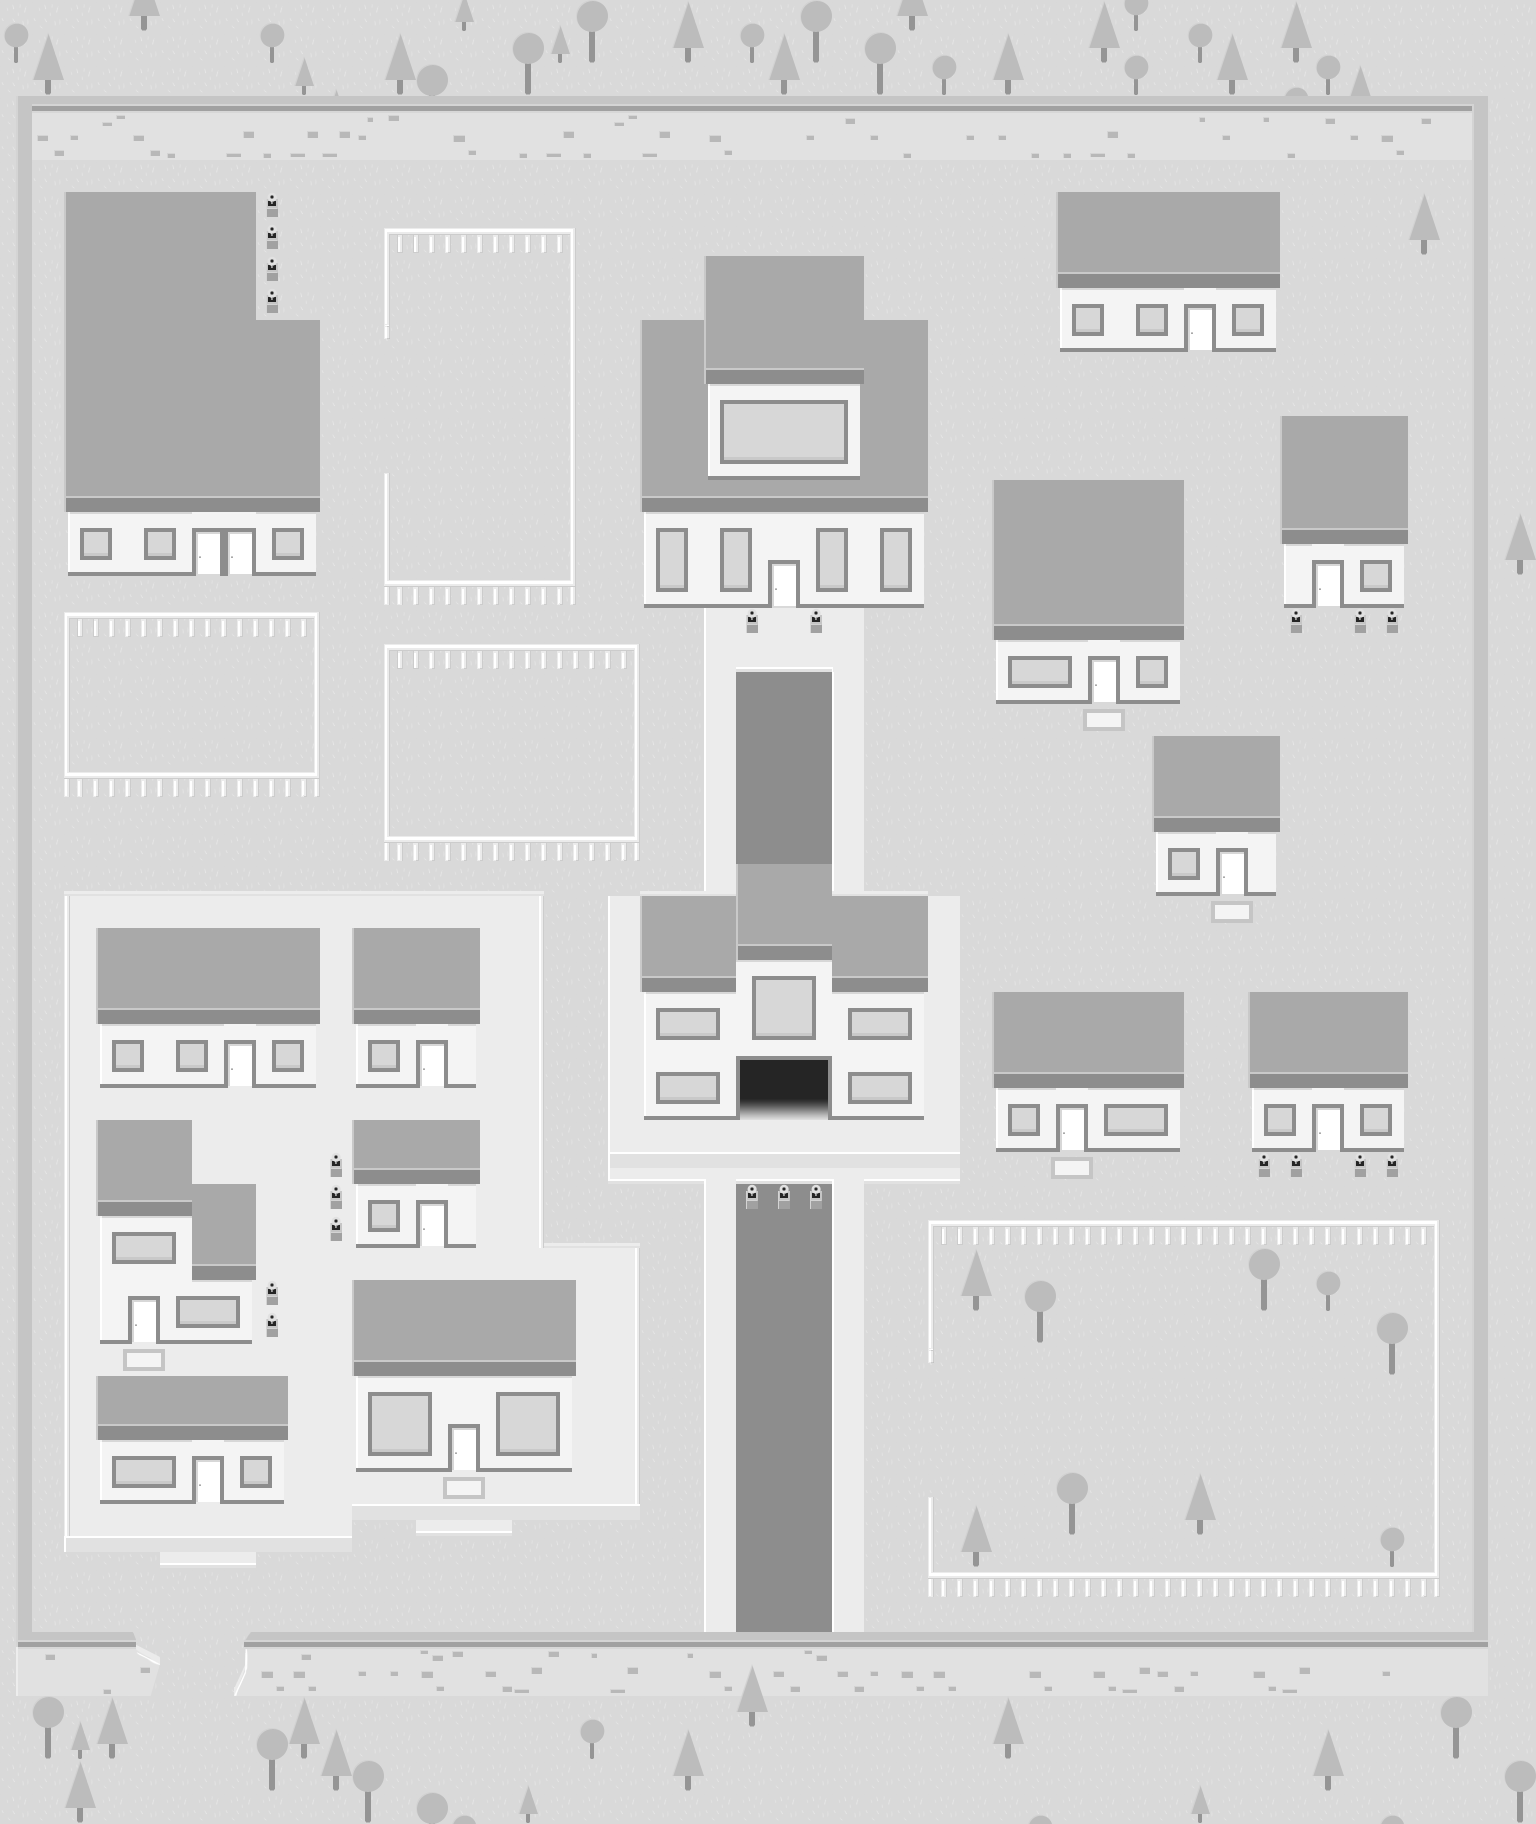

This game map was drawn from its Tiled (.tmx) file and the tilesets committed beside it. A one-line description and the trimmed map source follow:
An orthogonal 48x57 tile map with 32x32 px tiles, 3 tile layers (ground1, ground2, foreground).

<map version="1.0" orientation="orthogonal" width="48" height="57" tilewidth="32" tileheight="32">
 <tileset firstgid="1" name="tileset_village" tilewidth="32" tileheight="32">
  <image source="tileset_village.png" width="640" height="320" />
  <tile id="0">
   <properties>
    <property name="passable" value="False" />
   </properties>
  </tile>
  <tile id="1">
   <properties>
    <property name="passable" value="False" />
   </properties>
  </tile>
  <tile id="2">
   <properties>
    <property name="passable" value="False" />
   </properties>
  </tile>
  <tile id="3">
   <properties>
    <property name="Passable" value="false" />
   </properties>
  </tile>
  <tile id="4">
   <properties>
    <property name="passable" value="False" />
   </properties>
  </tile>
  <tile id="5">
   <properties>
    <property name="passable" value="False" />
   </properties>
  </tile>
  <tile id="6">
   <properties>
    <property name="passable" value="True" />
   </properties>
  </tile>
  <tile id="7">
   <properties>
    <property name="passable" value="True" />
   </properties>
  </tile>
  <tile id="8">
   <properties>
    <property name="passable" value="True" />
   </properties>
  </tile>
  <tile id="9">
   <properties>
    <property name="passable" value="True" />
   </properties>
  </tile>
  <tile id="10">
   <properties>
    <property name="door" value="True" />
    <property name="door_destination" value="18 1" />
    <property name="door_map" value="grassland" />
    <property name="passable" value="True" />
   </properties>
  </tile>
  <tile id="11">
   <properties>
    <property name="passable" value="True" />
   </properties>
  </tile>
  <tile id="12">
   <properties>
    <property name="passable" value="True" />
   </properties>
  </tile>
  <tile id="13">
   <properties>
    <property name="passable" value="True" />
   </properties>
  </tile>
  <tile id="20">
   <properties>
    <property name="passable" value="False" />
   </properties>
  </tile>
  <tile id="21">
   <properties>
    <property name="passable" value="False" />
   </properties>
  </tile>
  <tile id="22">
   <properties>
    <property name="passable" value="False" />
   </properties>
  </tile>
  <tile id="23">
   <properties>
    <property name="passable" value="false" />
   </properties>
  </tile>
  <tile id="25">
   <properties>
    <property name="passable" value="True" />
   </properties>
  </tile>
  <tile id="26">
   <properties>
    <property name="passable" value="True" />
   </properties>
  </tile>
  <tile id="27">
   <properties>
    <property name="passable" value="True" />
   </properties>
  </tile>
  <tile id="28">
   <properties>
    <property name="passable" value="True" />
   </properties>
  </tile>
  <tile id="29">
   <properties>
    <property name="passable" value="True" />
   </properties>
  </tile>
  <tile id="30">
   <properties>
    <property name="passable" value="True" />
   </properties>
  </tile>
  <tile id="32">
   <properties>
    <property name="passable" value="True" />
   </properties>
  </tile>
  <tile id="46">
   <properties>
    <property name="passable" value="False" />
   </properties>
  </tile>
  <tile id="54">
   <properties>
    <property name="passable" value="False" />
   </properties>
  </tile>
  <tile id="55">
   <properties>
    <property name="passable" value="False" />
   </properties>
  </tile>
  <tile id="56">
   <properties>
    <property name="passable" value="True" />
   </properties>
  </tile>
  <tile id="57">
   <properties>
    <property name="passable" value="False" />
   </properties>
  </tile>
  <tile id="58">
   <properties>
    <property name="passable" value="False" />
   </properties>
  </tile>
  <tile id="66">
   <properties>
    <property name="passable" value="False" />
   </properties>
  </tile>
  <tile id="67">
   <properties>
    <property name="passable" value="false" />
   </properties>
  </tile>
  <tile id="68">
   <properties>
    <property name="passable" value="False" />
   </properties>
  </tile>
  <tile id="69">
   <properties>
    <property name="passable" value="False" />
   </properties>
  </tile>
  <tile id="70">
   <properties>
    <property name="passable" value="True" />
   </properties>
  </tile>
  <tile id="71">
   <properties>
    <property name="passable" value="True" />
   </properties>
  </tile>
  <tile id="72">
   <properties>
    <property name="passable" value="False" />
   </properties>
  </tile>
  <tile id="73">
   <properties>
    <property name="passable" value="False" />
   </properties>
  </tile>
  <tile id="74">
   <properties>
    <property name="passable" value="False" />
   </properties>
  </tile>
  <tile id="75">
   <properties>
    <property name="passable" value="False" />
   </properties>
  </tile>
  <tile id="76">
   <properties>
    <property name="passable" value="False" />
   </properties>
  </tile>
  <tile id="77">
   <properties>
    <property name="passable" value="True" />
   </properties>
  </tile>
  <tile id="78">
   <properties>
    <property name="passable" value="False" />
   </properties>
  </tile>
  <tile id="86">
   <properties>
    <property name="passable" value="False" />
   </properties>
  </tile>
  <tile id="87">
   <properties>
    <property name="passable" value="False" />
   </properties>
  </tile>
  <tile id="88">
   <properties>
    <property name="passable" value="False" />
   </properties>
  </tile>
  <tile id="89">
   <properties>
    <property name="passable" value="False" />
   </properties>
  </tile>
  <tile id="90">
   <properties>
    <property name="passable" value="False" />
   </properties>
  </tile>
  <tile id="91">
   <properties>
    <property name="passable" value="False" />
   </properties>
  </tile>
  <tile id="92">
   <properties>
    <property name="passable" value="False" />
   </properties>
  </tile>
  <tile id="93">
   <properties>
    <property name="passable" value="False" />
   </properties>
  </tile>
  <tile id="94">
   <properties>
    <property name="passable" value="False" />
   </properties>
  </tile>
  <tile id="95">
   <properties>
    <property name="passable" value="False" />
   </properties>
  </tile>
  <tile id="96">
   <properties>
    <property name="passable" value="False" />
   </properties>
  </tile>
  <tile id="97">
   <properties>
    <property name="passable" value="False" />
   </properties>
  </tile>
  <tile id="98">
   <properties>
    <property name="passable" value="False" />
   </properties>
  </tile>
  <tile id="100">
   <properties>
    <property name="passable" value="True" />
   </properties>
  </tile>
  <tile id="101">
   <properties>
    <property name="passable" value="True" />
   </properties>
  </tile>
  <tile id="120">
   <properties>
    <property name="passable" value="True" />
   </properties>
  </tile>
  <tile id="121">
   <properties>
    <property name="passable" value="True" />
   </properties>
  </tile>
  <tile id="122">
   <properties>
    <property name="passable" value="True" />
   </properties>
  </tile>
  <tile id="123">
   <properties>
    <property name="passable" value="True" />
   </properties>
  </tile>
  <tile id="124">
   <properties>
    <property name="passable" value="True" />
   </properties>
  </tile>
  <tile id="125">
   <properties>
    <property name="passable" value="True" />
   </properties>
  </tile>
  <tile id="126">
   <properties>
    <property name="passable" value="True" />
   </properties>
  </tile>
  <tile id="127">
   <properties>
    <property name="passable" value="True" />
   </properties>
  </tile>
  <tile id="128">
   <properties>
    <property name="passable" value="True" />
   </properties>
  </tile>
  <tile id="186">
   <properties>
    <property name="door" value="True" />
    <property name="door_destination" value="11 3" />
    <property name="door_map" value="inside_house_gen_1" />
    <property name="passable" value="True" />
   </properties>
  </tile>
  <tile id="187">
   <properties>
    <property name="door" value="True" />
    <property name="door_destination" value="11 3" />
    <property name="door_map" value="inside_house_nod" />
    <property name="passable" value="True" />
   </properties>
  </tile>
  <tile id="188">
   <properties>
    <property name="door" value="True" />
    <property name="door_destination" value="11 3" />
    <property name="door_map" value="inside_house_gen_2" />
    <property name="passable" value="True" />
   </properties>
  </tile>
  <tile id="189">
   <properties>
    <property name="passable" value="True" />
   </properties>
  </tile>
  <tile id="190">
   <properties>
    <property name="door" value="True" />
    <property name="door_destination" value="11 3" />
    <property name="door_map" value="inside_house_gen_3" />
    <property name="passable" value="True" />
   </properties>
  </tile>
  <tile id="191">
   <properties>
    <property name="door" value="True" />
    <property name="door_destination" value="11 3" />
    <property name="door_map" value="inside_house_gen_4" />
    <property name="passable" value="True" />
   </properties>
  </tile>
  <tile id="192">
   <properties>
    <property name="door" value="True" />
    <property name="door_destination" value="13 3" />
    <property name="door_map" value="inside_house_gen" />
    <property name="passable" value="True" />
   </properties>
  </tile>
 </tileset>
 <layer name="ground1" width="48" height="57">
  <data>[2736 cells, 2736 non-empty, 9 distinct tile ids]</data>
 </layer>
 <layer name="ground2" width="48" height="57">
  <data>[2736 cells, 2735 non-empty, 86 distinct tile ids]</data>
 </layer>
 <layer name="foreground" width="48" height="57">
  <data>[2736 cells, 195 non-empty, 13 distinct tile ids]</data>
 </layer>
</map>
